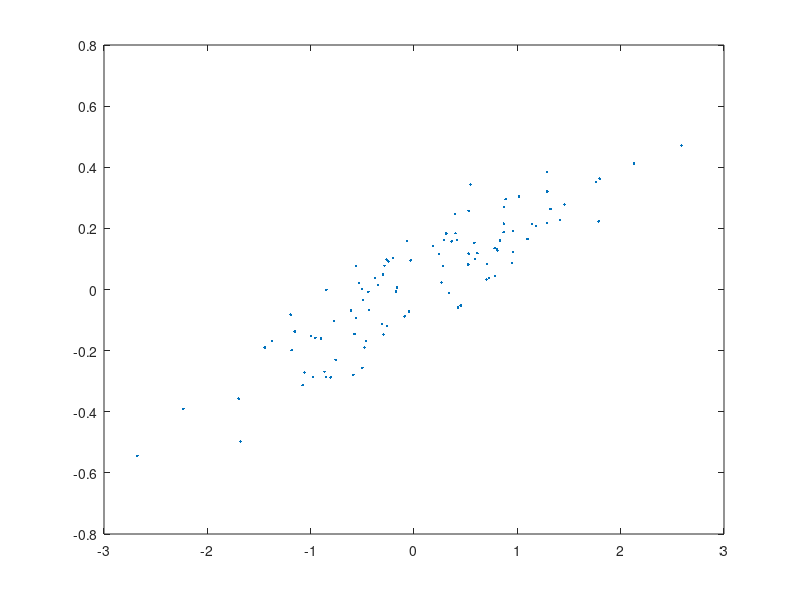

Recreate this plot in MATLAB. (Note: this script raises an error after producing the figure.)
function CALL_bayesian_regression

%%%%%%%%%%%%%%%%%%%%%%%%%%%%%%%%%%%%%%%%%%%%%%%%%%%%%%%%%%%%%%%%%%%%%%%%%%%%%%%%%%%%%
% Name - CALL_bayesian_regression
% Creation Date - 3rd Nov 2014
% Author: Soumya Banerjee
% Website: https://sites.google.com/site/neelsoumya/
%
% Description: 
%   Function to do Bayesian regression
%   inspired by video on bayesian linear regression
%   https://www.youtube.com/watch?v=qz2U8coNwV4
%   by mathematicalmonk on youtube
%
% Input:  
%
% Output: 
%       1) Vector of inferred regressors/parameters  
%       2) Histograms of inferred regressors/parameters
%
% Assumptions -
%
% Example usage:
%           CALL_bayesian_regression
%
% License - BSD 
%
% Acknowledgements -
%           Dedicated to my wife Joyeeta Ghose and my mother Kalyani
%           Banerjee
%
% Change History - 
%                   3rd Nov 2014  - Creation by Soumya Banerjee
%%%%%%%%%%%%%%%%%%%%%%%%%%%%%%%%%%%%%%%%%%%%%%%%%%%%%%%%%%%%%%%%%%%%%%%%%%%%%%%%%%%%%%


   % predictors 
    X = randn(100,1)
    r=[0.2]
   %X = randn(100,5)
   %r = [0;2;0;-3;0] % only two nonzero coefficients
   % responses
   Y = X*r + randn(100,1)*.1 % small added noise
   small_sigma_squared = 0.01
   eta_sqaured = 0.01
   plot(X,Y,'.');
   bayesian_regression(X,Y,small_sigma_squared,eta_sqaured)